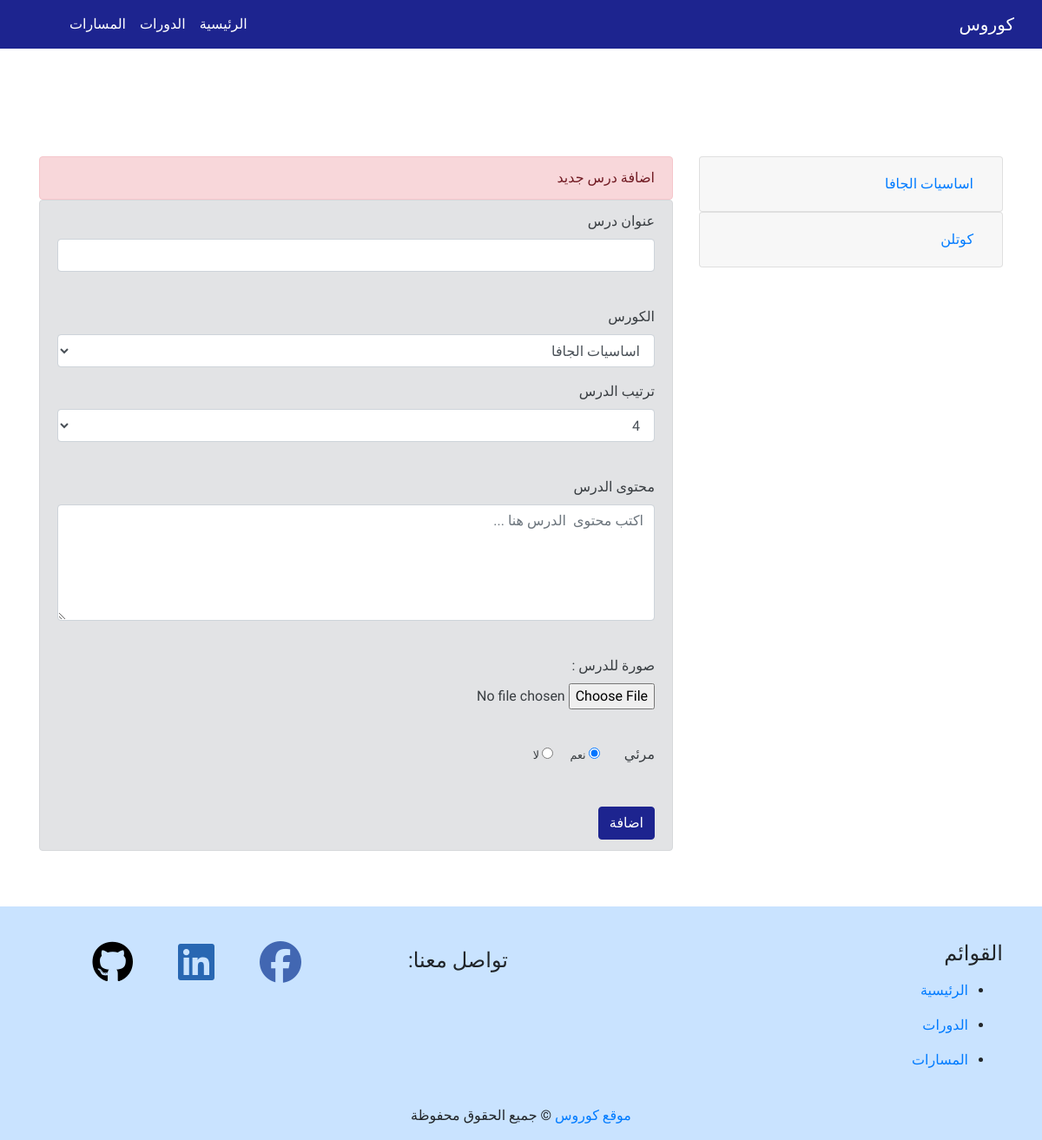
Page /add_lesson.php (signed in) on the committed database.
### tables this page shows
CREATE TABLE `navbar_menu` (
  `id` int(10) NOT NULL,
  `name` varchar(255) NOT NULL,
  `rank` int(10) NOT NULL,
  `visible` int(10) NOT NULL,
  `date` timestamp NOT NULL DEFAULT current_timestamp()
);

CREATE TABLE `courses` (
  `id` int(10) NOT NULL,
  `course_name` varchar(255) NOT NULL,
  `creator` varchar(255) NOT NULL,
  `path_id` int(10) NOT NULL,
  `description` text NOT NULL,
  `intro_course` text NOT NULL,
  `course_img` varchar(255) NOT NULL,
  `visible` int(10) NOT NULL,
  `date` timestamp NOT NULL DEFAULT current_timestamp()
);

### public/add_lesson.php (the view, shortened to what this page needs)
<?php
include_once '../includes/dbconnection.php';
include_once '../includes/functions.php';
include_once '../includes/layout/header.php';
?>
  </head>
  <body dir="rtl">
    <?php
  include_once '../includes/layout/navbar.php';
  ?>
<div class="container" style="padding-top:100px">
<div class="pb-4">
</div>
<div class="row">
<div class="col-lg-4 col-12">
 <?php
$query = "SELECT `course_name`,`id` FROM `courses` WHERE 1" ;
$result = mysqli_query($conn,$query);
if($result && mysqli_num_rows($result) > 0){
    while($row = mysqli_fetch_assoc($result)){
 ?>
<div class="accordion" id="accordionExample">
  <div class="card">
    <div class="card-header" id="headingOne">
      <h5 class="mb-0">
        <button class="btn btn-link" type="button" data-toggle="collapse" data-target="#collapse<?php echo $row['id']?>" aria-expanded="true" aria-controls="collapseOne">
         <?php echo $row['course_name']?>
        </button>
      </h5>
    </div>
  </div>
  </div>
    <?php
    }
}else{
    echo '<div class="alert alert-default" style="border: 1px solid #bdc3c7" role="alert" >';
    echo "<h4>لم تتم اضافة اي كورس بعد !!</h4>";
    echo '</div>';
}
    ?>
</div>
<div class="col-lg-8 col-12 pt-lg-0 pt-5">
  <div class="alert alert-danger" role="alert" style="margin-bottom: 0px">
  اضافة درس جديد
</div>
<div class="alert alert-secondary" role="alert" >
  <form dir="rtl" method="post"  enctype="multipart/form-data"  action="lesson_added.php">
  <div class="form-group">
    <label > عنوان درس</label>
    <input type="text" id="lesson_title" name="lesson_title" class="form-control" >
  </div><br>
<div class="form-group">
       <label for="exampleFormControlSelect1">الكورس</label>
       <select class="form-control" id="course_select"  name="course_id">
    <?php
$query1 = "SELECT `id`,`course_name` FROM `courses` WHERE 1" ;
$result1 = mysqli_query($conn,$query1);
if($result1 && mysqli_num_rows($result1) > 0){
    while($row = mysqli_fetch_assoc($result1)){
 ?>
      <option  value="<?php echo $row["id"]; ?>" ><?php echo $row["course_name"]; ?></option>
<?php
    }
}
?>
        </select>
    </div>
    <div class="form-group" id="showPagesIndex">
       <label for="exampleFormControlSelect1">ترتيب الدرس</label>
       <select class="form-control" id="page_index"  name="page_index">
    <?php
$query = "SELECT `id` FROM `courses` LIMIT 1" ;
$result = mysqli_query($conn,$query);
if($result && mysqli_num_rows($result) > 0){
    $row = mysqli_fetch_assoc($result);
    $id = $row['id'];
}
$query1 = "SELECT `page_index`,`course_id` FROM `course_pages` WHERE `course_id`=$id" ;
$result1 = mysqli_query($conn,$query1);
if($result1 && mysqli_num_rows($result1) >= 0){
    $nRow = mysqli_num_rows($result1);
    for($i = 1 ; $i <= $nRow+1 ; $i++)
    {
 ?>
      <option  value="<?php echo $i; ?>" <?php echo $i==$nRow+1?"selected":"";?>><?php echo $i; ?></option>
<?php
    }
}
?>
        </select>
    </div>
    <br>
   <div class="form-group">
    <label for="exampleFormControlTextarea1"> محتوى الدرس</label>
    <textarea class="form-control" name="lesson_content"  id="lesson_content"  placeholder="اكتب محتوى  الدرس هنا ..." rows="5"></textarea>
  </div><br>
<div class="form-group">
    <label for="exampleFormControlSelect1"> صورة  للدرس : </label><br>
     <input type='file' name='lesson_img'>
  </div>
  <br>
  <div class="form-group">
    <label> مرئي   </label>
       <small class="pr-4"><input type="radio" name="visible" id="visible"  value="1" checked>  نعم  </small>
       <small class="pr-3"><input type="radio" name="visible" id="visible" value="0">  لا </small>
  </div>
  <br>
  <button type="submit" name="submit" class="btn btn-primary">اضافة</button>
</form>
</div>
</div>
</div>
</div>
<?php
include_once '../includes/layout/footer.php';
?>

### includes/layout/navbar.php (shortened to what this page needs)
<nav class="navbar  mynavbar navbar-expand-lg navbar-dark  "   >
   <a class="navbar-brand" href="index.php"> كوروس </a>
  <div class=" navbar-collapse pl-lg-5 pl-md-0 collapse  justify-content-end"  id="navbarNavDropdown">
    <ul class="navbar-nav ml-2" >
    <?php
    $query = "SELECT * FROM `navbar_menu` WHERE `visible` = 1";
    $result = mysqli_query($conn, $query);
    if(mysqli_num_rows($result) > 0)
    {
        while($row = mysqli_fetch_assoc($result)){
            $query2 = "SELECT * FROM `pages` WHERE `menu_id` = ".$row['id'];
            $result2 = mysqli_query($conn,$query2);
            if(mysqli_num_rows($result2) > 0){
              echo '<li class="nav-item dropdown "> ';
              echo '<a class="text-white nav-link  dropdown-toggle" href="#" id="navbarDropdownMenuLink" role="button" data-toggle="dropdown" aria-haspopup="true" aria-expanded="false">';
              echo $row['name'] ;
              echo '</a>';
              echo '<div class="dropdown-menu text-right" aria-labelledby="navbarDropdownMenuLink">';
              while($row2 = mysqli_fetch_assoc($result2)){
                  echo '<a class="dropdown-item" href="'.$_SERVER["PHP_SELF"]."?page=".$row2['id'].'">'.$row2['page_name'].'</a>';
              }
              echo '</div>';
            }else {
                echo ' <li class="nav-item active" style="float:left">';
                echo '<a class="nav-link" href="'.$_SERVER["PHP_SELF"]."?menu=".$row['id'].'">'.$row['name'] .'</a>';
                echo '</li>';
            }
        }
    }
    ?>
     </ul>
  </div>
</nav>

### includes/layout/footer.php (shortened to what this page needs)
<div class=" page-footer" >
  <div class="container">
    <div class="row">
      <div class="col-lg-6 col-md-12 col-sm-12">
        <h4 class="text-uppercase"> القوائم</h4>
        <ul>
          <?php
          $query = "SELECT `name`,`id` FROM `navbar_menu` WHERE `visible` = 1";
          $result = mysqli_query($conn, $query);
          if ($result && mysqli_num_rows($result) > 0) {
            while ($row = mysqli_fetch_assoc($result)) {
              $query2 = "SELECT `id` FROM `pages` WHERE `menu_id` = " . $row['id'];
              $result2 = mysqli_query($conn, $query2);
              if ($result2 && mysqli_num_rows($result2) <= 0) {
                echo ' <li class="pt-2 pb-2">';
                echo '<a  href="' . $_SERVER["PHP_SELF"] . "?menu=" . $row['id'] . '">' . $row['name'] . '</a>';
                echo '</li>';
              }
            }
          }
          ?>
        </ul>
      </div>
      <div class="col-lg-2 col-md-4 col-sm-4 pt-lg-2 pt-md-4 py-sm-4 pb-lg-0 p">
      <h4 class="py-lg-0 py-md-0 py-sm-0 py-xs-5"> تواصل معنا:</h4>
      </div>
      <div class="col-lg-4 col-md-8 col-sm-8 py-lg-0 py-sm-3 col-sm-8">
        <a class="fb-ic" href="https:\\www.facebook.com" target="_blank">
          <i class="fab mr-md-5 mr-3  fa-3x fa-facebook"></i>
        </a>
             <a class="lk-ic" href="https://www.linkedin.com/in/mohamed-jedata-582882195/" target="_blank">
          <i class="fab mr-md-5 mr-3 fa-3x fa-linkedin"></i>
        </a>
        <a class="gt-ic" href="https://github.com/mohamed-jedata" target="_blank">
          <i class="fab  mr-md-5 mr-3 fa-3x fa-github"></i>
        </a>
      </div>
    </div>
  </div>
  <div class="footer-copyright text-center py-3">
    <a href="index.php"> موقع كوروس</a>
    © جميع الحقوق محفوظة
  </div>
</div>
</body>
</html>

### includes/layout/css/style.css (style rules this page uses)
body { text-align:right; font-family: 'Tajawal', sans-serif; }
html, body { width: 100%; height: 100%; margin: 0; padding: 0; }
.page-footer { padding-top: 40px; margin-top: 48px; background-color : #007bff36 ; }
.fb-ic i { color:#4267B2; }
.lk-ic i { color: #2867b2; }
.gt-ic i { color:black; }
.btn-primary { color: #fff; background-color: #1d248f; border-color: #1d248f; }
@media (min-width: 1200px) { .mynavbar { background : #1D248F ; } }

### rows in the picture
navbar_menu: name "الرئيسية"
navbar_menu: name "الدورات"
navbar_menu: name "المسارات"
courses: course_name "اساسيات الجافا"
courses: course_name "كوتلن"

### other values in the picture
form field course_id "اساسيات الجافا"
form field page_index "4"
